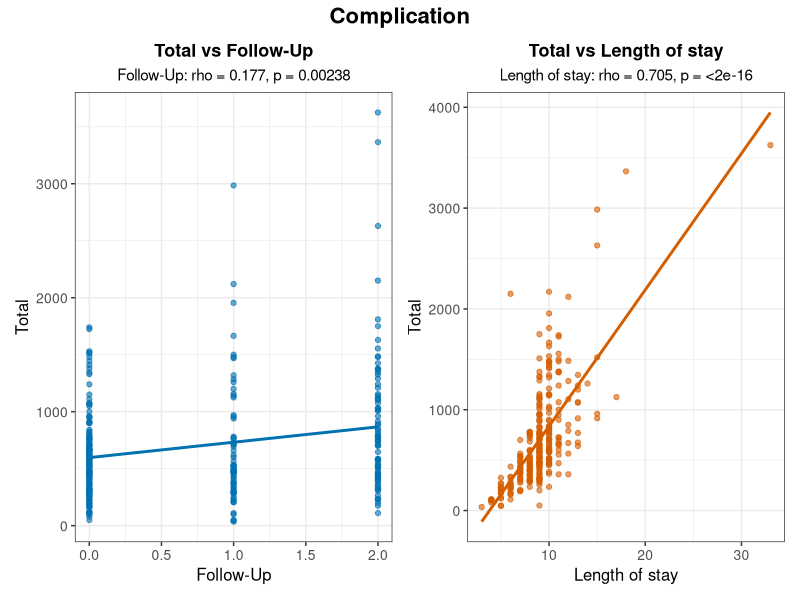

This figure's R source:
# Load required libraries
library(ggplot2)
library(patchwork)

# Read the CSV file
data <- read.csv2("Test.csv")

# Convert Lenght.of.stay and Follow.Up to numeric if needed
if (!is.numeric(data$Lenght.of.stay)) {
  data$Lenght.of.stay <- as.numeric(as.character(data$Lenght.of.stay))
}
if (!is.numeric(data$Follow.Up)) {
  data$Follow.Up <- as.numeric(as.character(data$Follow.Up))
}
if (!is.numeric(data$Total)) {
  data$Total <- as.numeric(as.character(data$Total))
}

# Spearman for Follow-Up
cor_fu <- cor.test(data$Follow.Up, data$Total, method = "spearman")
label_fu <- paste0("Follow-Up: rho = ", round(cor_fu$estimate, 3), ", p = ", format.pval(cor_fu$p.value, digits = 3))

# Spearman for Lenght.of.stay
cor_los <- cor.test(data$Lenght.of.stay, data$Total, method = "spearman")
label_los <- paste0("Length of stay: rho = ", round(cor_los$estimate, 3), ", p = ", format.pval(cor_los$p.value, digits = 3))

# Plot 1: Total vs Follow-Up
p1 <- ggplot(data, aes(x = Follow.Up, y = Total)) +
  geom_point(color = "#0072B2", alpha = 0.6) +
  geom_smooth(method = "lm", color = "#0072B2", se = FALSE) +
  labs(title = "Total vs Follow-Up",
       subtitle = label_fu,
       x = "Follow-Up",
       y = "Total") +
  theme_bw() +
  theme(plot.title = element_text(hjust = 0.5, size = 13, face = "bold"),
        plot.subtitle = element_text(hjust = 0.5, size = 11),
        axis.title = element_text(size = 12),
        axis.text = element_text(size = 10))

# Plot 2: Total vs Lenght.of.stay
p2 <- ggplot(data, aes(x = Lenght.of.stay, y = Total)) +
  geom_point(color = "#D55E00", alpha = 0.6) +
  geom_smooth(method = "lm", color = "#D55E00", se = FALSE) +
  labs(title = "Total vs Length of stay",
       subtitle = label_los,
       x = "Length of stay",
       y = "Total") +
  theme_bw() +
  theme(plot.title = element_text(hjust = 0.5, size = 13, face = "bold"),
        plot.subtitle = element_text(hjust = 0.5, size = 11),
        axis.title = element_text(size = 12),
        axis.text = element_text(size = 10))

# Combine with patchwork
combined <- (p1 | p2) +
  plot_annotation(title = "Complication",
                  theme = theme(plot.title = element_text(size = 16, face = "bold", hjust = 0.5)))

ggsave("Karl/complication_total_separate.png", combined, width = 16, height = 8, dpi = 300) 